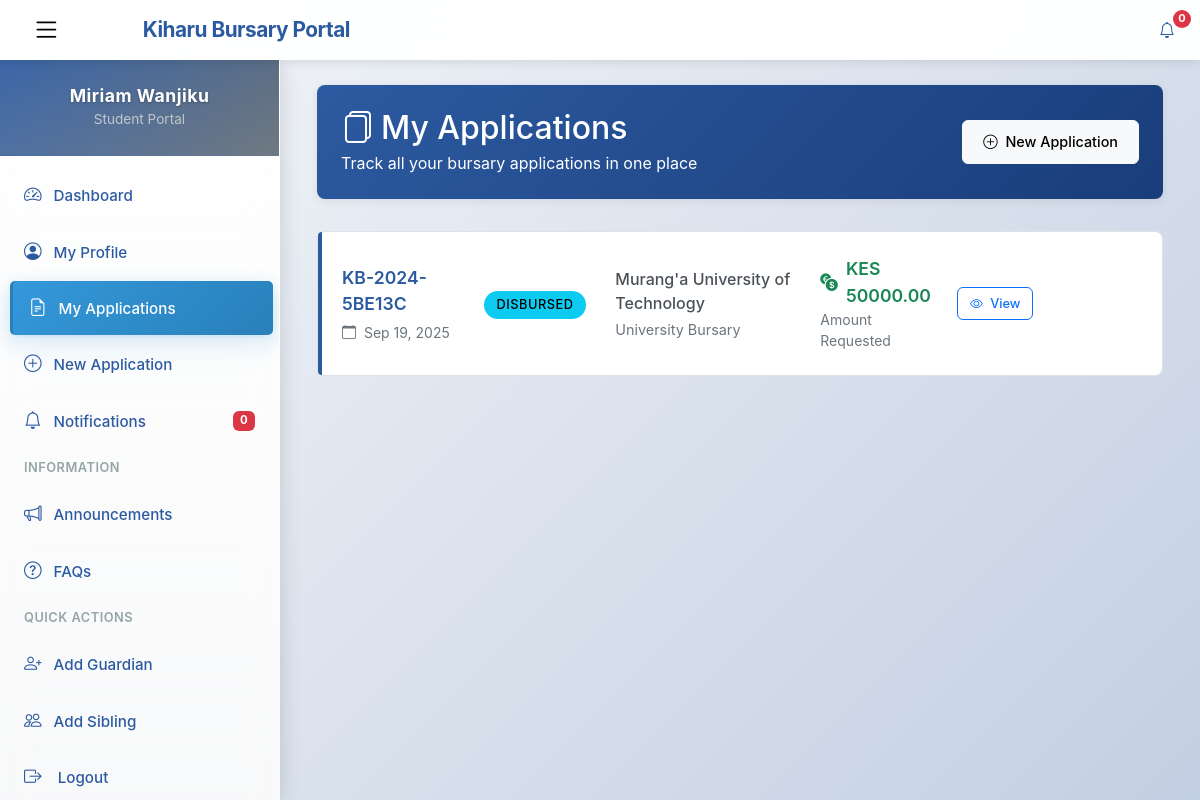
Page /student/applications/ (signed in) on the earlier database version.
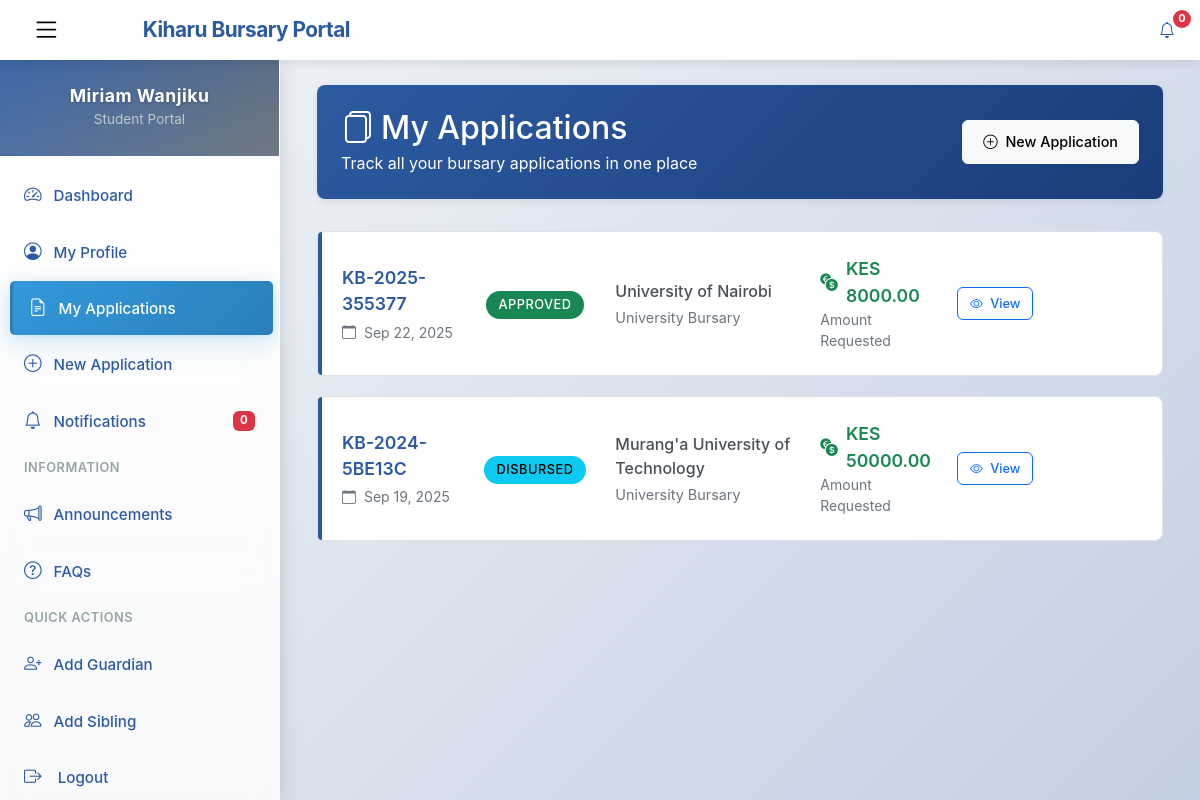
Same page on the later database version.
### kiharu_system/models.py (models this page shows, shortened)
class Application(models.Model):
    APPLICATION_STATUS = (
        ('draft', 'Draft'),
        ('submitted', 'Submitted'),
        ('under_review', 'Under Review'),
        ('approved', 'Approved'),
        ('rejected', 'Rejected'),
        ('disbursed', 'Disbursed'),
    )
    application_number = models.CharField(max_length=20, unique=True, editable=False)
    applicant = models.ForeignKey(Applicant, on_delete=models.CASCADE, related_name='applications')
    fiscal_year = models.ForeignKey(FiscalYear, on_delete=models.CASCADE)
    bursary_category = models.ForeignKey(BursaryCategory, on_delete=models.CASCADE)
    institution = models.ForeignKey(Institution, on_delete=models.CASCADE)
    status = models.CharField(max_length=20, choices=APPLICATION_STATUS, default='draft')
    admission_number = models.CharField(max_length=100)
    year_of_study = models.PositiveIntegerField()
    course_name = models.CharField(max_length=200, blank=True, null=True)  # For college/university
    expected_completion_date = models.DateField()
    total_fees_payable = models.DecimalField(max_digits=10, decimal_places=2)
    fees_paid = models.DecimalField(max_digits=10, decimal_places=2)
    fees_balance = models.DecimalField(max_digits=10, decimal_places=2)
    amount_requested = models.DecimalField(max_digits=10, decimal_places=2)
    other_bursaries = models.BooleanField(default=False)
    other_bursaries_amount = models.DecimalField(max_digits=10, decimal_places=2, default=0)
    other_bursaries_source = models.CharField(max_length=200, blank=True, null=True)
    is_orphan = models.BooleanField(default=False)
    is_disabled = models.BooleanField(default=False)
    has_chronic_illness = models.BooleanField(default=False)
    chronic_illness_description = models.TextField(blank=True, null=True)
    date_submitted = models.DateTimeField(auto_now_add=True)
    last_updated = models.DateTimeField(auto_now=True)
    previous_allocation = models.BooleanField(default=False)
    previous_allocation_year = models.CharField(max_length=20, blank=True, null=True)
    previous_allocation_amount = models.DecimalField(max_digits=10, decimal_places=2, default=0)

class Institution(models.Model):
    INSTITUTION_TYPES = (
        ('highschool', 'High School'),
        ('special_school', 'Special School'),
        ('college', 'College'),
        ('university', 'University'),
    )
    name = models.CharField(max_length=200)
    institution_type = models.CharField(max_length=20, choices=INSTITUTION_TYPES)
    county = models.CharField(max_length=100)
    postal_address = models.CharField(max_length=100, blank=True, null=True)
    phone_number = models.CharField(max_length=20, blank=True, null=True)
    email = models.EmailField(blank=True, null=True)

class BursaryCategory(models.Model):
    CATEGORY_TYPES = (
        ('highschool', 'High School'),
        ('special_school', 'Special School'),
        ('college', 'College'),
        ('university', 'University'),
    )
    name = models.CharField(max_length=100)
    category_type = models.CharField(max_length=20, choices=CATEGORY_TYPES)
    fiscal_year = models.ForeignKey(FiscalYear, on_delete=models.CASCADE, related_name='categories')
    allocation_amount = models.DecimalField(max_digits=12, decimal_places=2)
    max_amount_per_applicant = models.DecimalField(max_digits=10, decimal_places=2)

### kiharu_system/views.py (the view)
# urls.py: path('student/applications/', views.student_application_list, name='student_application_list'),
@login_required
def student_application_list(request):
    try:
        applicant = request.user.applicant_profile
    except Applicant.DoesNotExist:
        return redirect('student_profile_create')
    applications = Application.objects.filter(applicant=applicant).order_by('-date_submitted')
    paginator = Paginator(applications, 10)
    page_number = request.GET.get('page')
    page_obj = paginator.get_page(page_number)
    context = {
        'page_obj': page_obj,
        'applications': page_obj,
    }
    return render(request, 'students/application_list.html', context)

### templates/students/application_list.html (shortened to what this page needs)
{% extends 'student_base.html' %}
{% load static %}
{% block content %}
<div class="container-fluid">
    <div class="row">
        <div class="col-12">
            <div class="page-header">
                <div class="d-flex justify-content-between align-items-center flex-wrap">
                    <div>
                        <h2 class="mb-1">
                            <i class="bi bi-files me-2"></i>My Applications
                        </h2>
                        <p class="mb-0 opacity-90">Track all your bursary applications in one place</p>
                    </div>
                    <a href="{% url 'student_application_create' %}" class="btn btn-light">
                        <i class="bi bi-plus-circle me-1"></i> New Application
                    </a>
                </div>
            </div>
            {% if applications %}
                {% for application in applications %}
                <div class="application-card">
                    <div class="row align-items-center">
                        <div class="col-md-3 col-lg-2">
                            <div class="application-number mb-1">
                                {{ application.application_number }}
                            </div>
                            <div class="text-muted small">
                                <i class="bi bi-calendar me-1"></i>
                                {{ application.date_submitted|date:"M j, Y"|default:"Draft" }}
                            </div>
                        </div>
                        <div class="col-md-2 col-lg-2 text-center">
                            <span class="status-badge status-{{ application.status }}">
                                {{ application.get_status_display }}
                            </span>
                        </div>
                        <div class="col-md-3 col-lg-3">
                            <div class="institution-name mb-1">
                                {{ application.institution.name }}
                            </div>
                            <div class="category-name">
                                {{ application.bursary_category.name }}
                            </div>
                        </div>
                        <div class="col-md-2 col-lg-2">
                            <div class="amount-display">
                                <i class="bi bi-currency-exchange"></i>
                                KES {{ application.amount_requested|floatformat:2 }}
                            </div>
                            <div class="text-muted small">Amount Requested</div>
                        </div>
                        <div class="col-md-2 col-lg-3">
                            <div class="d-flex gap-2 flex-wrap">
                                <a href="{% url 'student_application_detail' application.pk %}" class="btn btn-outline-primary btn-sm">
                                    <i class="bi bi-eye me-1"></i> View
                                </a>
                            </div>
                        </div>
                    </div>
                </div>
                {% endfor %}
            {% endif %}
        </div>
    </div>
</div>
{% endblock %}

Differences in the rows shown:
added Application: application_number "KB-2025-355377", date_submitted "Sep 22, 2025", status "APPROVED", institution.name "University of Nairobi", bursary_category.name "University Bursary", amount_requested "8000.00"
